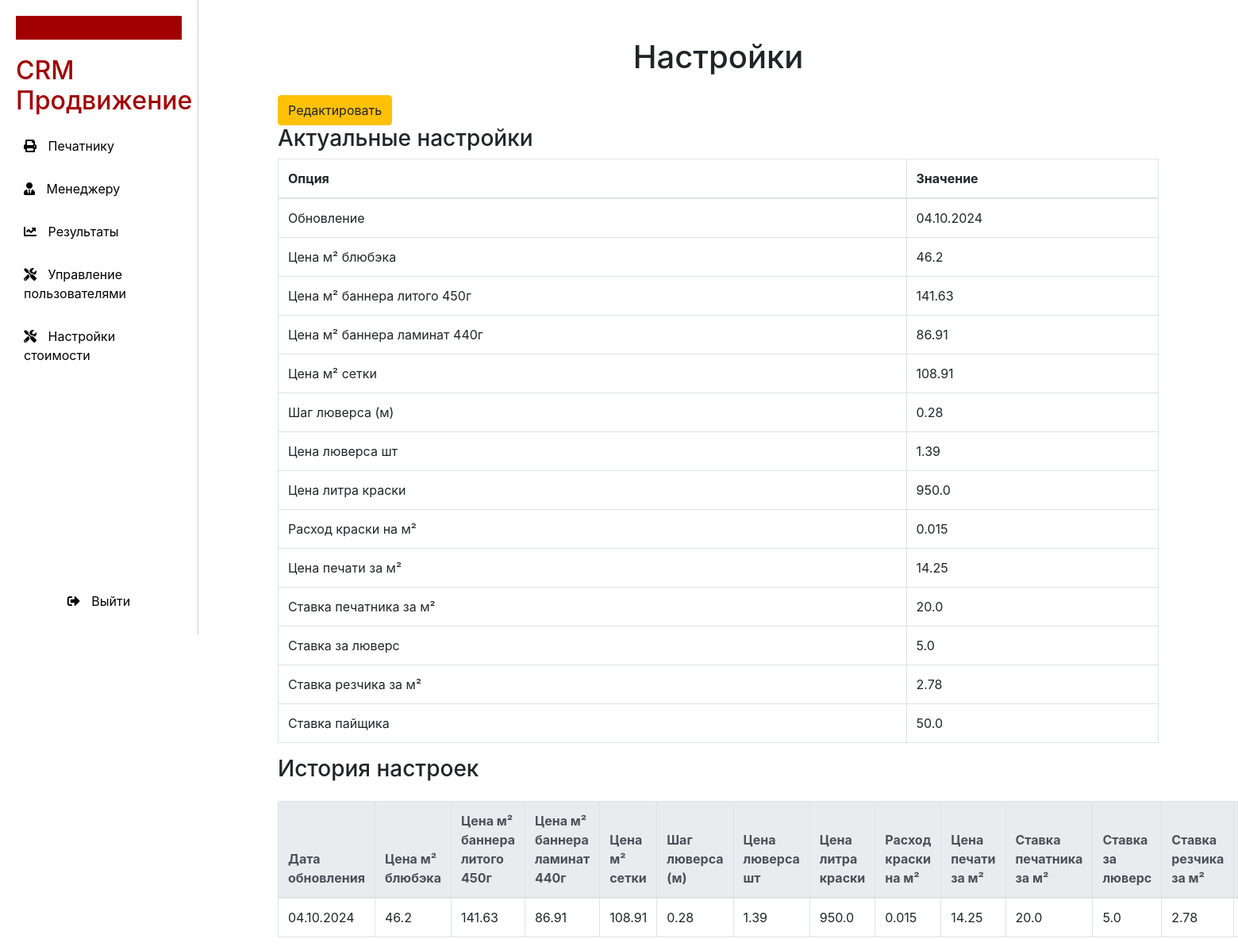
The app's page /settings (signed in) with its own data.
### models.py (models this page shows)
class Settings(Base):
    __tablename__ = 'settings'
    id = Column(Integer, primary_key=True)
    updated_at = Column(Date, nullable=False)
    blueback_price_m2 = Column(Float)  # Цена м² блюбэка
    banner_molded_price_m2 = Column(Float)  # Цена м² баннера литого 450г
    banner_laminated_price_m2 = Column(Float)  # Цена м² баннера ламинат 440г
    mesh_price_m2 = Column(Float)  # Цена м² сетки
    eyelet_step = Column(Float)  # Шаг люверса (м)
    eyelet_price = Column(Float)  # Цена люверсач
    paint_price_liter = Column(Float)  # Цена литра краски
    paint_consumption_m2 = Column(Float)  # Расход краски на м²
    print_price_m2 = Column(Float)  # Цена печати за м²
    printer_rate_m2 = Column(Float)  # Ставка печатника за м²
    eyelet_rate = Column(Float)  # Ставка за люверс
    cutter_rate_m2 = Column(Float)  # Ставка резчика за м²
    payer_rate = Column(Float)  # Ставка пайщика

### main.py (the view)
@app.get("/settings", response_class=HTMLResponse)
async def read_settings(request: Request, current_user: User = Depends(get_current_user),
                        db: Session = Depends(get_db)):
    check_role_access(current_user, {Role.superuser, Role.admin})
    settings = db.query(Settings).order_by(Settings.id.desc()).all()
    if not settings:
        default_settings = Settings(
            updated_at=date.today(),  # Используем текущую дату
            blueback_price_m2=46.20,
            banner_molded_price_m2=141.63,
            banner_laminated_price_m2=86.91,
            mesh_price_m2=108.91,
            eyelet_step=0.28,
            eyelet_price=1.39,
            paint_price_liter=950,
            paint_consumption_m2=0.015,
            print_price_m2=14.25,
            printer_rate_m2=20,
            eyelet_rate=5,
            cutter_rate_m2=2.78,
            payer_rate=50,
        )
        db.add(default_settings)
        db.commit()
    actual_settings = settings[0]
    return templates.TemplateResponse("settings.html",
                                      {"request": request,
                                       "user": current_user,
                                       "role": current_user.role.value,
                                       "settings": settings,
                                       "actual_settings": actual_settings
                                       })

### templates/settings.html (shortened to what this page needs)
{% extends "layout.html" %}
{% block settings %}
<div class="container mt-5">
    <h1 class="text-center">Настройки</h1>
    <button class="btn btn-warning mt-3" data-toggle="modal" data-target="#editSettingsModal">
        Редактировать
    </button>
    <h3>Актуальные настройки</h3>
    <table class="table table-bordered">
        <thead>
        <tr>
            <th>Опция</th>
            <th>Значение</th>
        </tr>
        </thead>
        <tbody>
        <tr>
            <td>Обновление</td>
            <td>{{ actual_settings.updated_at.strftime("%d.%m.%Y") }}</td>
        </tr>
        <tr>
            <td>Цена м² блюбэка</td>
            <td>{{ actual_settings.blueback_price_m2 }}</td>
        </tr>
        <tr>
            <td>Цена м² баннера литого 450г</td>
            <td>{{ actual_settings.banner_molded_price_m2 }}</td>
        </tr>
        <tr>
            <td>Цена м² баннера ламинат 440г</td>
            <td>{{ actual_settings.banner_laminated_price_m2 }}</td>
        </tr>
        <tr>
            <td>Цена м² сетки</td>
            <td>{{ actual_settings.mesh_price_m2 }}</td>
        </tr>
        <tr>
            <td>Шаг люверса (м)</td>
            <td>{{ actual_settings.eyelet_step }}</td>
        </tr>
        <tr>
            <td>Цена люверса шт</td>
            <td>{{ actual_settings.eyelet_price }}</td>
        </tr>
        <tr>
            <td>Цена литра краски</td>
            <td>{{ actual_settings.paint_price_liter }}</td>
        </tr>
        <tr>
            <td>Расход краски на м²</td>
            <td>{{ actual_settings.paint_consumption_m2 }}</td>
        </tr>
        <tr>
            <td>Цена печати за м²</td>
            <td>{{ actual_settings.print_price_m2 }}</td>
        </tr>
        <tr>
            <td>Ставка печатника за м²</td>
            <td>{{ actual_settings.printer_rate_m2 }}</td>
        </tr>
        <tr>
            <td>Ставка за люверс</td>
            <td>{{ actual_settings.eyelet_rate }}</td>
        </tr>
        <tr>
            <td>Ставка резчика за м²</td>
            <td>{{ actual_settings.cutter_rate_m2 }}</td>
        </tr>
        <tr>
            <td>Ставка пайщика</td>
            <td>{{ actual_settings.payer_rate }}</td>
        </tr>
        </tbody>
    </table>
    <h3>История настроек</h3>
    <table class="table table-bordered mt-4">
        <thead class="thead-light">
        <tr>
            <th>Дата обновления</th>
            <th>Цена м² блюбэка</th>
            <th>Цена м² баннера литого 450г</th>
            <th>Цена м² баннера ламинат 440г</th>
            <th>Цена м² сетки</th>
            <th>Шаг люверса (м)</th>
            <th>Цена люверса шт</th>
            <th>Цена литра краски</th>
            <th>Расход краски на м²</th>
            <th>Цена печати за м²</th>
            <th>Ставка печатника за м²</th>
            <th>Ставка за люверс</th>
            <th>Ставка резчика за м²</th>
            <th>Ставка пайщика</th>
        </tr>
        </thead>
        <tbody>
        {% for setting in settings %}
        <tr>
            <td>{{ setting.updated_at.strftime("%d.%m.%Y") }}</td>
            <td>{{ setting.blueback_price_m2 }}</td>
            <td>{{ setting.banner_molded_price_m2 }}</td>
            <td>{{ setting.banner_laminated_price_m2 }}</td>
            <td>{{ setting.mesh_price_m2 }}</td>
            <td>{{ setting.eyelet_step }}</td>
            <td>{{ setting.eyelet_price }}</td>
            <td>{{ setting.paint_price_liter }}</td>
            <td>{{ setting.paint_consumption_m2 }}</td>
            <td>{{ setting.print_price_m2 }}</td>
            <td>{{ setting.printer_rate_m2 }}</td>
            <td>{{ setting.eyelet_rate }}</td>
            <td>{{ setting.cutter_rate_m2 }}</td>
            <td>{{ setting.payer_rate }}</td>
        </tr>
        {% endfor %}
        </tbody>
    </table>
</div>
{% endblock %}

### templates/layout.html (style rules this page uses)
body { display: flex; min-height: 100vh; margin: 0; }

### records on screen
Settings: updated_at "04.10.2024", blueback_price_m2 "46.2", banner_molded_price_m2 "141.63", banner_laminated_price_m2 "86.91", mesh_price_m2 "108.91", eyelet_step "0.28", eyelet_price "1.39", paint_price_liter "950.0", paint_consumption_m2 "0.015", print_price_m2 "14.25", printer_rate_m2 "20.0", eyelet_rate "5.0", cutter_rate_m2 "2.78", payer_rate "50.0"
